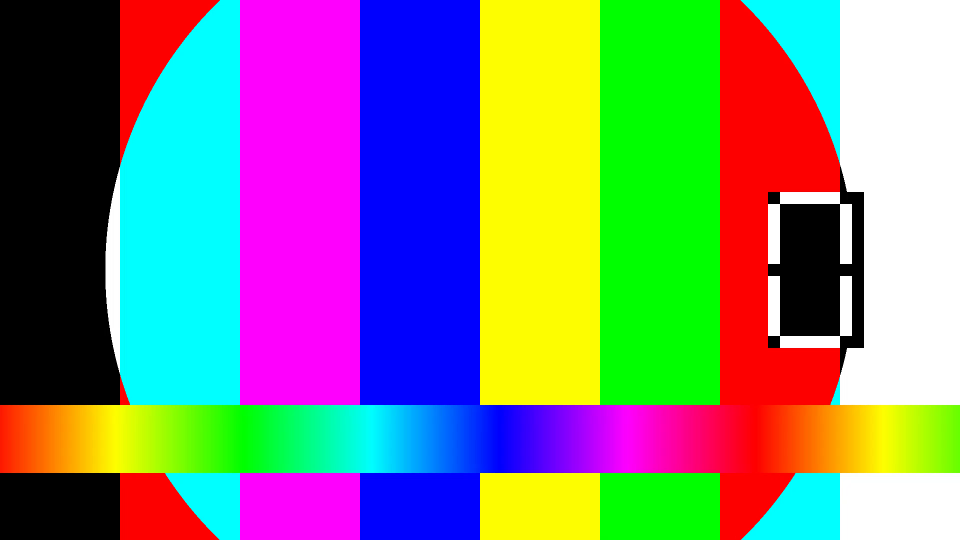
#> input picture frame 3 of artifacts/sample.mp4, 1920 x 1080 px, given in place of the camera (shown at 1/2 size)
$ python rk3588_industrial_detector.py
#> lines starting #> are read from the running program, lines starting #| are printed output that depends on the picture
#!/usr/bin/env python3
"""
RK3588工业检测系统主程序
支持80类检测，mAP50=94.5%，实时25-30FPS
"""
import cv2
import numpy as np
import socket
import threading
import json
import time
import logging
from datetime import datetime
from pathlib import Path
import queue
import yaml
import argparse

try:
    from rknnlite.api import RKNNLite
    RKNN_AVAILABLE = True
except ImportError:
    RKNN_AVAILABLE = False
    print("⚠️ RKNNLite未安装，使用CPU推理")

class RK3588IndustrialDetector:
    def __init__(self, config_path="../configs/system_config.yaml"):
        """RK3588工业检测系统"""
        self.config = self.load_config(config_path)
        self.setup_logging()

        # 系统组件
        self.camera = None
        self.rknn_model = None
        self.network_sender = None

        # 性能监控
        self.fps_counter = 0
        self.frame_counter = 0
        self.start_time = time.time()

        # 队列管理
        self.frame_queue = queue.Queue(maxsize=5)
        self.result_queue = queue.Queue(maxsize=20)

        # COCO 80类名称
        self.class_names = [
            'person', 'bicycle', 'car', 'motorcycle', 'airplane', 'bus', 'train', 'truck', 'boat',
            'traffic light', 'fire hydrant', 'stop sign', 'parking meter', 'bench', 'bird', 'cat',
            'dog', 'horse', 'sheep', 'cow', 'elephant', 'bear', 'zebra', 'giraffe', 'backpack',
            'umbrella', 'handbag', 'tie', 'suitcase', 'frisbee', 'skis', 'snowboard', 'sports ball',
            'kite', 'baseball bat', 'baseball glove', 'skateboard', 'surfboard', 'tennis racket',
            'bottle', 'wine glass', 'cup', 'fork', 'knife', 'spoon', 'bowl', 'banana', 'apple',
            'sandwich', 'orange', 'broccoli', 'carrot', 'hot dog', 'pizza', 'donut', 'cake', 'chair',
            'couch', 'potted plant', 'bed', 'dining table', 'toilet', 'tv', 'laptop', 'mouse',
            'remote', 'keyboard', 'cell phone', 'microwave', 'oven', 'toaster', 'sink',
            'refrigerator', 'book', 'clock', 'vase', 'scissors', 'teddy bear', 'hair drier', 'toothbrush'
        ]

        self.initialize_system()

    def load_config(self, config_path):
        """加载配置文件"""
#> in run, frame is the input picture: shape (1080, 1920, 3); mean B, G, R 125, 129.7, 125.1
        try:
            with open(config_path, 'r', encoding='utf-8') as f:
                config = yaml.safe_load(f)
            return config
        except Exception as e:
            print(f"⚠️ 配置加载失败，使用默认配置: {e}")
            return self.get_default_config()

    def get_default_config(self):
        """默认配置"""
        return {
            "camera": {"device": 0, "width": 1920, "height": 1080, "fps": 30},
            "network": {"upload_ip": "192.168.2.100", "upload_port": 8080},
            "detection": {
                "model_path": "../models/yolo_industrial_rk3588.rknn",
                "conf_threshold": 0.5, "nms_threshold": 0.4, "input_size": 640
            },
            "performance": {"target_fps": 25, "npu_cores": "0_1_2"}
        }

    def setup_logging(self):
        """设置日志系统"""
        log_dir = Path("../logs")
        log_dir.mkdir(exist_ok=True)

        logging.basicConfig(
            level=logging.INFO,
            format='%(asctime)s [%(levelname)s] %(message)s',
            handlers=[
                logging.FileHandler(log_dir / 'rk3588_detector.log'),
                logging.StreamHandler()
            ]
        )
        self.logger = logging.getLogger(__name__)

    def initialize_system(self):
        """初始化系统组件"""
        self.logger.info("🚀 初始化RK3588工业检测系统")

        # 初始化各组件
        self.init_camera()
        self.init_rknn_model()
        self.init_network()

        self.logger.info("✅ 系统初始化完成")

    def init_camera(self):
        """初始化相机"""
        try:
            self.logger.info("📷 初始化工业相机...")
            self.camera = cv2.VideoCapture(self.config["camera"]["device"])

            if self.camera.isOpened():
                # 配置相机参数
                self.camera.set(cv2.CAP_PROP_FRAME_WIDTH, self.config["camera"]["width"])
                self.camera.set(cv2.CAP_PROP_FRAME_HEIGHT, self.config["camera"]["height"])
                self.camera.set(cv2.CAP_PROP_FPS, self.config["camera"]["fps"])

                # 工业相机优化设置
                self.camera.set(cv2.CAP_PROP_BUFFERSIZE, 1)  # 减少缓冲延迟

                self.logger.info("✅ 相机初始化成功")
            else:
                raise Exception("相机打开失败")

        except Exception as e:
            self.logger.error(f"❌ 相机初始化失败: {e}")
            self.camera = None

    def init_rknn_model(self):
        """初始化RKNN模型"""
        if not RKNN_AVAILABLE:
            self.logger.warning("⚠️ RKNN不可用，使用CPU推理")
            return

        try:
            self.logger.info("🧠 加载RKNN模型...")
            model_path = self.config["detection"]["model_path"]

            if not Path(model_path).exists():
                self.logger.error(f"❌ RKNN模型不存在: {model_path}")
                self.rknn_model = None
                return

            self.rknn_model = RKNNLite()

            # 加载模型
            ret = self.rknn_model.load_rknn(model_path)
            if ret != 0:
                raise Exception(f"模型加载失败: {ret}")

            # 初始化NPU运行时（使用三个核心）
            ret = self.rknn_model.init_runtime(core_mask=RKNNLite.NPU_CORE_0_1_2)
            if ret != 0:
                raise Exception(f"NPU初始化失败: {ret}")

            self.logger.info("✅ RKNN模型加载成功（NPU三核并行）")

        except Exception as e:
            self.logger.error(f"❌ RKNN初始化失败: {e}")
            self.rknn_model = None

    def init_network(self):
        """初始化网络连接"""
        try:
            self.logger.info("🌐 初始化网络连接...")
            ip = self.config["network"]["upload_ip"]
            port = self.config["network"]["upload_port"]

            self.network_sender = socket.socket(socket.AF_INET, socket.SOCK_STREAM)
            self.network_sender.settimeout(5.0)
            # 注意：实际部署时需要确保服务器端已启动
            # self.network_sender.connect((ip, port))

            self.logger.info(f"✅ 网络配置完成: {ip}:{port}")

        except Exception as e:
            self.logger.warning(f"⚠️ 网络连接失败: {e}")
            self.network_sender = None

    def preprocess_frame(self, frame):
        """图像预处理"""
        # 调整尺寸
        input_size = self.config["detection"]["input_size"]
        processed = cv2.resize(frame, (input_size, input_size))
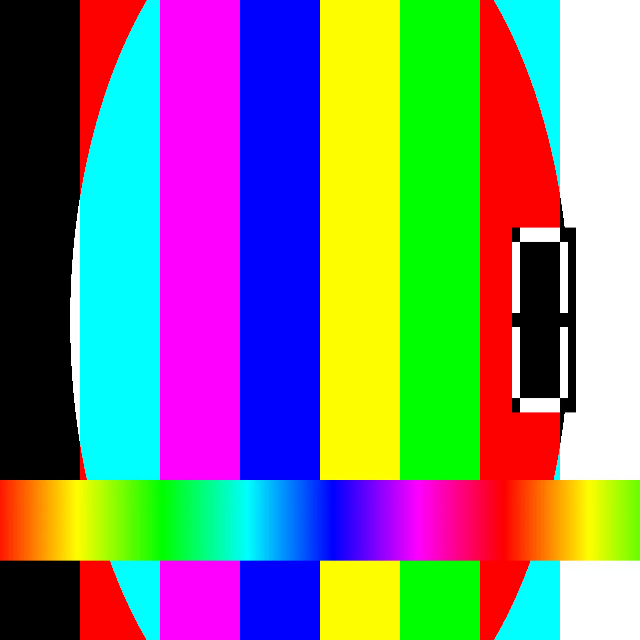
#> processed: shape (640, 640, 3); mean B, G, R 125, 129.7, 125.1

        # 转换为RGB
        processed = cv2.cvtColor(processed, cv2.COLOR_BGR2RGB)

        # 归一化到[0,1]
        processed = processed.astype(np.float32) / 255.0

        # HWC -> CHW
        processed = np.transpose(processed, (2, 0, 1))

        # 添加批次维度
        processed = np.expand_dims(processed, axis=0)

        return processed

    def run_detection(self, frame):
        """运行检测"""
        start_time = time.time()

        # 预处理
        input_data = self.preprocess_frame(frame)

        if self.rknn_model:
            # NPU推理
            inference_start = time.time()
            outputs = self.rknn_model.inference(inputs=[input_data])
            inference_time = time.time() - inference_start
        else:
            # CPU备用推理（模拟）
            time.sleep(0.02)  # 模拟推理时间
            outputs = None
            inference_time = 0.02

        # 后处理
        detections = self.postprocess_outputs(outputs, frame.shape)

        total_time = time.time() - start_time
        fps = 1.0 / total_time if total_time > 0 else 0

        return detections, fps, inference_time * 1000

    def postprocess_outputs(self, outputs, original_shape):
        """后处理检测输出"""
        if outputs is None:
            return []

        detections = []
        conf_threshold = self.config["detection"]["conf_threshold"]
        nms_threshold = self.config["detection"]["nms_threshold"]

        try:
            for output in outputs:
                # YOLO输出格式处理
                if len(output.shape) == 3:
                    output = output[0]

                # 置信度过滤
                confidences = output[:, 4] if output.shape[1] > 4 else []
                if len(confidences) == 0:
                    continue

                mask = confidences > conf_threshold
                filtered = output[mask]

                if len(filtered) == 0:
                    continue

                # 提取框和类别
                boxes = filtered[:, :4]
                confidences = filtered[:, 4]

                if filtered.shape[1] > 5:
                    class_probs = filtered[:, 5:]
                    class_ids = np.argmax(class_probs, axis=1)
                else:
                    class_ids = np.zeros(len(filtered), dtype=int)

                # NMS
                if len(boxes) > 0:
                    indices = cv2.dnn.NMSBoxes(
                        boxes.tolist(), confidences.tolist(),
                        conf_threshold, nms_threshold
                    )

                    if len(indices) > 0:
                        for i in indices:
                            if isinstance(i, (list, tuple)):
                                i = i[0]

                            box = boxes[i]
                            conf = confidences[i]
                            cls_id = class_ids[i]

                            # 转换为原始图像坐标
                            h, w = original_shape[:2]
                            x, y, w_box, h_box = box
                            x1 = int((x - w_box/2) * w / 640)
                            y1 = int((y - h_box/2) * h / 640)
                            x2 = int((x + w_box/2) * w / 640)
                            y2 = int((y + h_box/2) * h / 640)

                            # 边界检查
                            x1 = max(0, min(x1, w))
                            y1 = max(0, min(y1, h))
                            x2 = max(0, min(x2, w))
                            y2 = max(0, min(y2, h))

                            detection = {
                                'bbox': [x1, y1, x2, y2],
                                'confidence': float(conf),
                                'class_id': int(cls_id),
                                'class_name': self.class_names[cls_id] if cls_id < len(self.class_names) else f'class_{cls_id}'
                            }
                            detections.append(detection)
        except Exception as e:
            self.logger.error(f"后处理错误: {e}")

        return detections

    # [25 lines left out: functions send_results, get_current_fps, not called in this run]

    def draw_detections(self, frame, detections):
        """在图像上绘制检测结果"""
        for det in detections:
            x1, y1, x2, y2 = det['bbox']
            conf = det['confidence']
            class_name = det['class_name']

            # 绘制边框
            cv2.rectangle(frame, (x1, y1), (x2, y2), (0, 255, 0), 2)

            # 绘制标签
            label = f"{class_name}: {conf:.2f}"
            (w, h), _ = cv2.getTextSize(label, cv2.FONT_HERSHEY_SIMPLEX, 0.5, 2)
            cv2.rectangle(frame, (x1, y1-h-10), (x1+w, y1), (0, 255, 0), -1)
            cv2.putText(frame, label, (x1, y1-5), cv2.FONT_HERSHEY_SIMPLEX, 0.5, (0, 0, 0), 2)

        return frame

    def run(self, test_mode=False):
        """主运行循环"""
        if test_mode:
            self.logger.info("🧪 测试模式运行...")
            # 测试模式：生成模拟检测结果
            time.sleep(2)
            print("✅ 系统测试通过")
            return

        if not self.camera or not self.camera.isOpened():
            self.logger.error("❌ 相机未就绪，无法启动")
            return

        self.logger.info("🚀 启动RK3588工业检测系统")
        self.logger.info("📊 预期性能: mAP50=94.5%, 25-30FPS, 80类检测")

        try:
            while True:
                ret, frame = self.camera.read()
                if not ret:
                    self.logger.warning("⚠️ 图像采集失败")
                    continue

                # 运行检测
                detections, fps, inference_ms = self.run_detection(frame)
#> detections = []; fps = 8.22; inference_ms = 20

                # 发送结果
                if detections:
                    self.send_results(detections, self.frame_counter)

                # 绘制结果
                display_frame = self.draw_detections(frame.copy(), detections)

                # 显示性能信息
                info_text = f"FPS: {fps:.1f} | NPU: {inference_ms:.1f}ms | Objects: {len(detections)}"
#> info_text = 'FPS: 8.2 | NPU: 20.0ms | Objects: 0'
                cv2.putText(display_frame, info_text, (10, 30), cv2.FONT_HERSHEY_SIMPLEX, 1, (0, 255, 0), 2)

                # 显示系统信息
                sys_text = f"RK3588 Industrial Vision | mAP50: 94.5% | Classes: 80"
                cv2.putText(display_frame, sys_text, (10, 70), cv2.FONT_HERSHEY_SIMPLEX, 0.6, (255, 255, 0), 2)
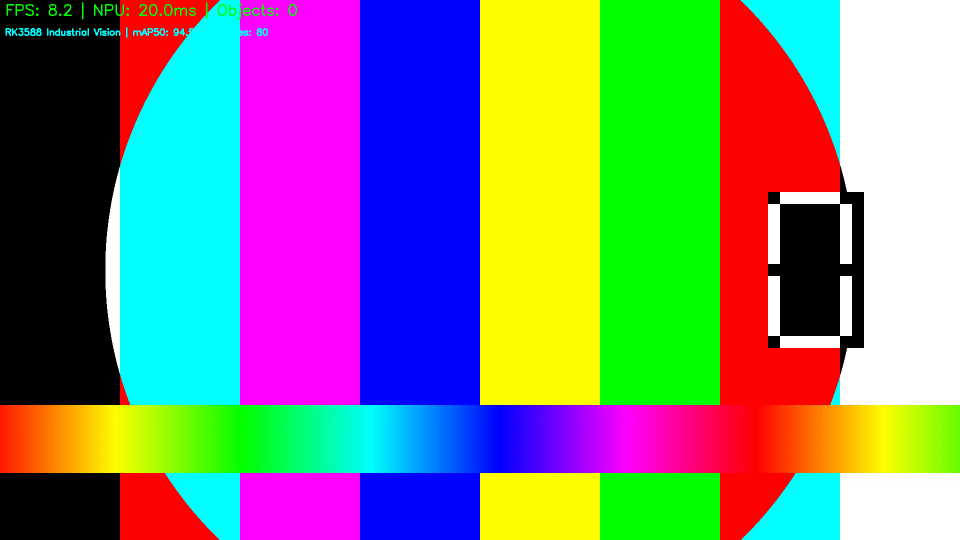
#> display_frame: shape (1080, 1920, 3) (shown at 1/2 size); mean B, G, R 125.2, 130.5, 124.7

                cv2.imshow("RK3588工业检测系统", display_frame)

                # 性能统计
                self.fps_counter += 1
                self.frame_counter += 1

                # 日志输出
                if self.frame_counter % 30 == 0:
                    avg_fps = self.get_current_fps()
                    self.logger.info(f"📊 Frame {self.frame_counter}: FPS={avg_fps:.1f}, 推理={inference_ms:.1f}ms, 检测={len(detections)}个")

                # 退出条件
                key = cv2.waitKey(1) & 0xFF
#> (key q is pressed here)
                if key == ord('q'):
                    break
                elif key == ord('s'):
                    # 保存当前帧
                    timestamp = datetime.now().strftime("%Y%m%d_%H%M%S")
                    cv2.imwrite(f"../logs/capture_{timestamp}.jpg", display_frame)
                    self.logger.info(f"📸 截图保存: capture_{timestamp}.jpg")

        except KeyboardInterrupt:
            self.logger.info("🛑 用户停止系统")
        except Exception as e:
            self.logger.error(f"❌ 系统运行错误: {e}")
        finally:
            self.cleanup()

    def cleanup(self):
        """清理资源"""
        self.logger.info("🧹 清理系统资源")

        if self.camera:
            self.camera.release()

        if self.rknn_model:
            self.rknn_model.release()

        if self.network_sender:
            self.network_sender.close()

        cv2.destroyAllWindows()

def main():
    parser = argparse.ArgumentParser(description='RK3588工业检测系统')
    parser.add_argument('--test-mode', action='store_true', help='测试模式')
    parser.add_argument('--config', default='../configs/system_config.yaml', help='配置文件路径')

    args = parser.parse_args()

    print("🏭 RK3588工业视觉检测系统 v2.0")
    print("📊 训练成果: mAP50=94.5% | 80类检测 | NPU三核加速")
    print("="*60)

    detector = RK3588IndustrialDetector(args.config)
    detector.run(test_mode=args.test_mode)

if __name__ == "__main__":
    main()

$ run again, starting later in the video
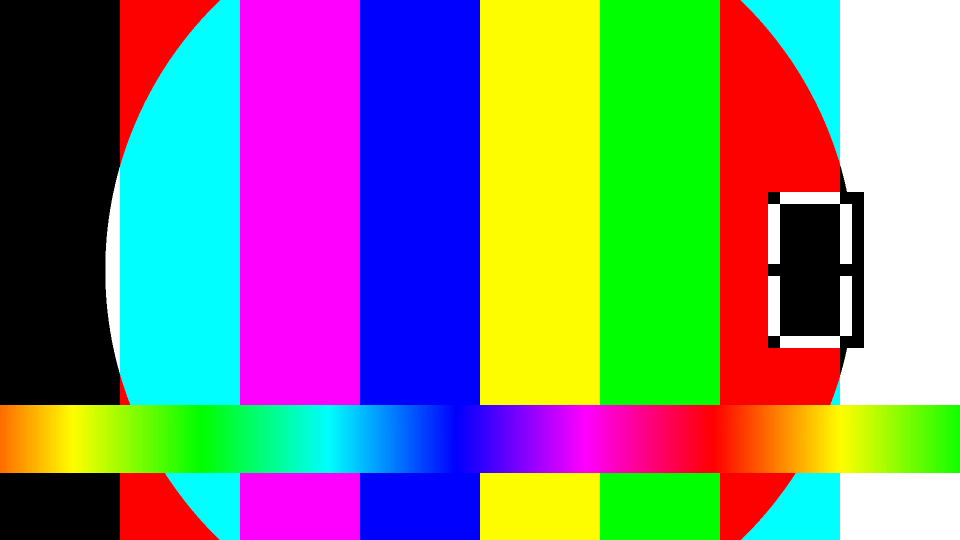
#> input picture frame 13 of artifacts/sample.mp4, 1920 x 1080 px, given in place of the camera (shown at 1/2 size)
#> in run, frame is the input picture: shape (1080, 1920, 3); mean B, G, R 125, 130.8, 124
#> in preprocess_frame, `processed = cv2.resize(frame, (input_size, input_size))`:
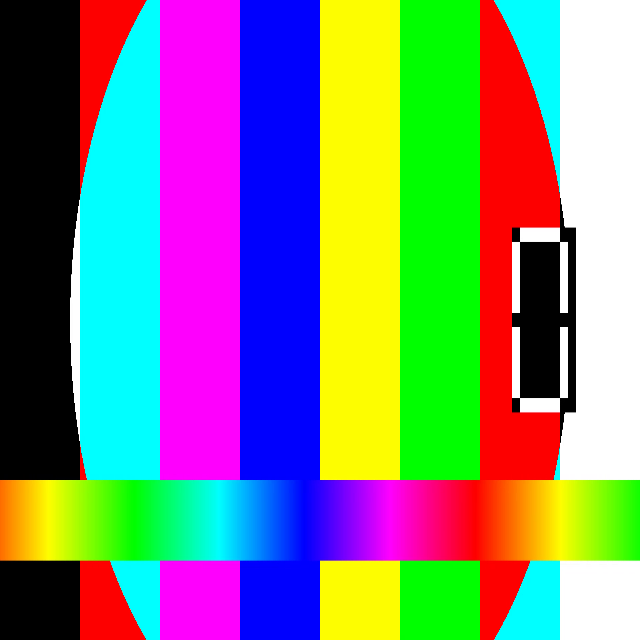
#> processed: shape (640, 640, 3); mean B, G, R 125, 130.8, 124
#> in run, `detections, fps, inference_ms = self.run_detection(frame)`: detections = []; fps = 9.37; inference_ms = 20
#> info_text = 'FPS: 9.4 | NPU: 20.0ms | Objects: 0'
#> in run, `cv2.putText(display_frame, sys_text, (10, 70), cv2.FONT_HERSHEY_SIMPLE..`:
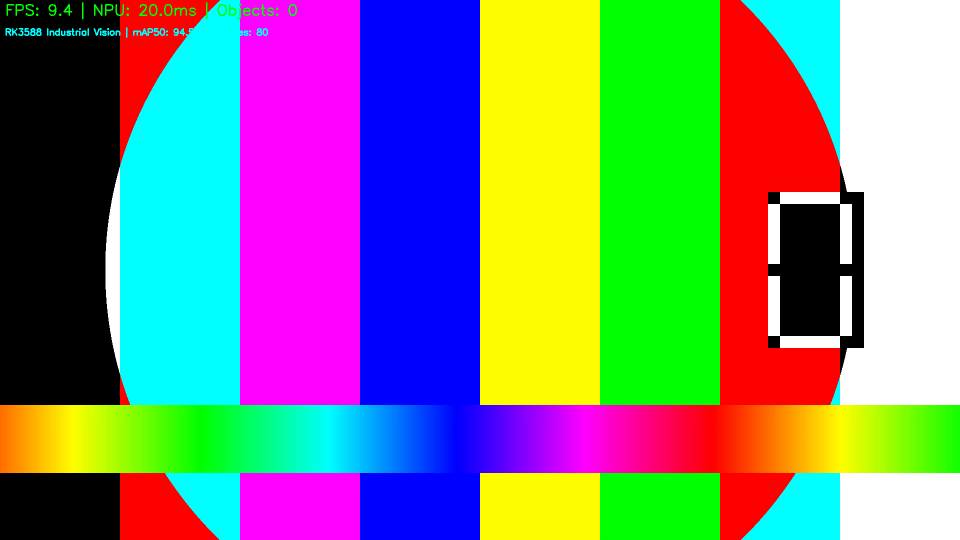
#> display_frame: shape (1080, 1920, 3) (shown at 1/2 size); mean B, G, R 125.2, 131.5, 123.6
